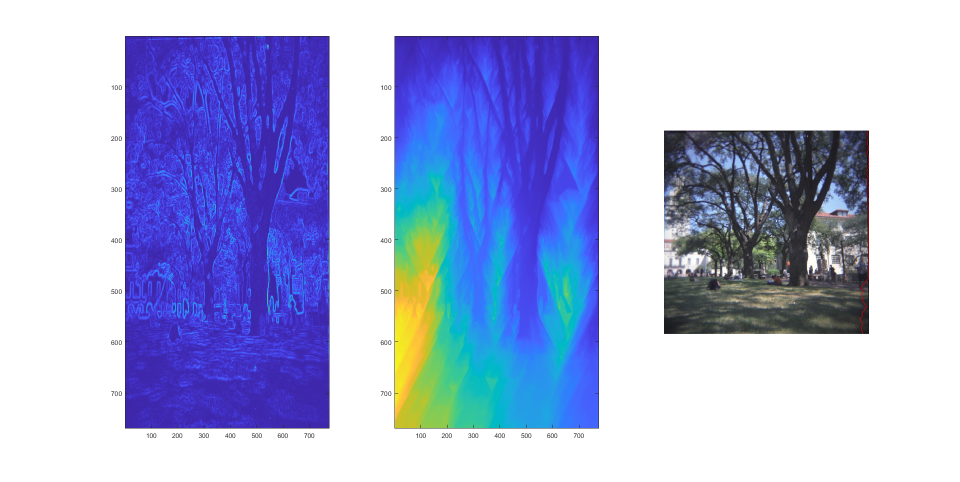
%> input picture CS 1674/gol6-hw2/mall_energy.png, 1920 x 963 px, given in place of woman_happy.png, which was not available (shown at 1/2 size)
$ octave hybrid_image.m   (GNU Octave 9; MATLAB toolbox functions it lacks are replaced by stand-ins)
%> lines starting %> are read from the running program, lines starting %| are printed output that depends on the picture; pictures that were not available may be replaced by others from this repository, and a replacement may not be noted
%Part II: Hybrid Images (10 points)
im1 = imread('woman_happy.png');
%> im1 is the input picture: size 963x1920x3 uint8; mean R, G, B 174.2, 181.5, 221.4
im1 = rgb2gray(im1);
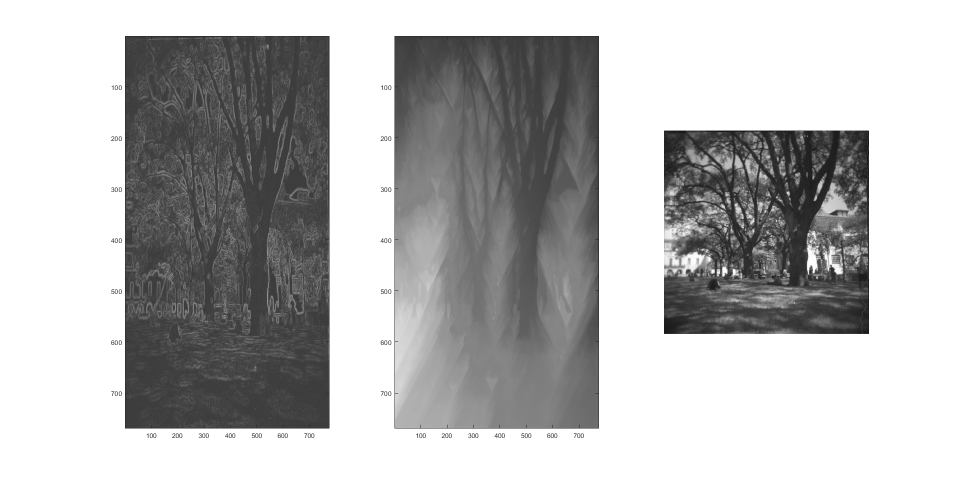
%> im1: size 963x1920 uint8 (shown at 1/2 size); min 20, max 255, mean 183.8
im1 = imresize(im1, [512 512]);
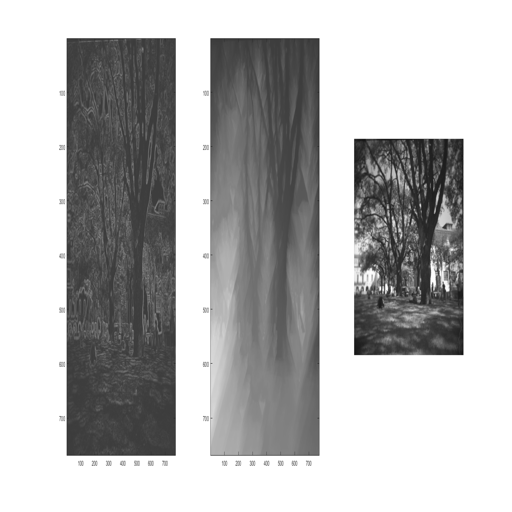
%> im1: size 512x512 uint8; min 15, max 255, mean 183.8

im2 = imread('woman_neutral.png');
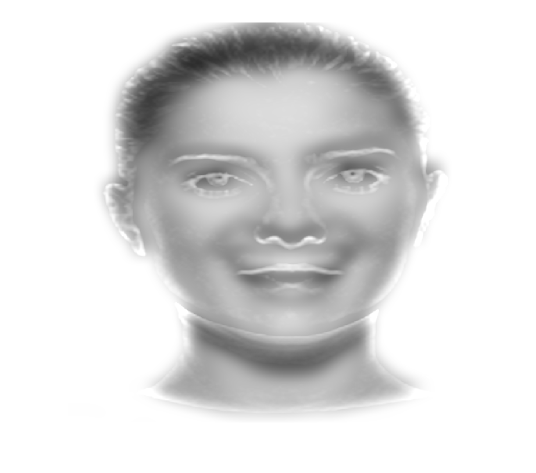
%> input picture CS 1674/gol6-hw2/hybrid.png, 1072 x 945 px, given in place of woman_neutral.png, which was not available (shown at 1/2 size)
%> im2 is the input picture: size 945x1072x3 uint8; min 45, max 255, mean 220.9
im2 = rgb2gray(im2);
%> im2: size 945x1072 uint8
im2 = imresize(im2, [512 512]);
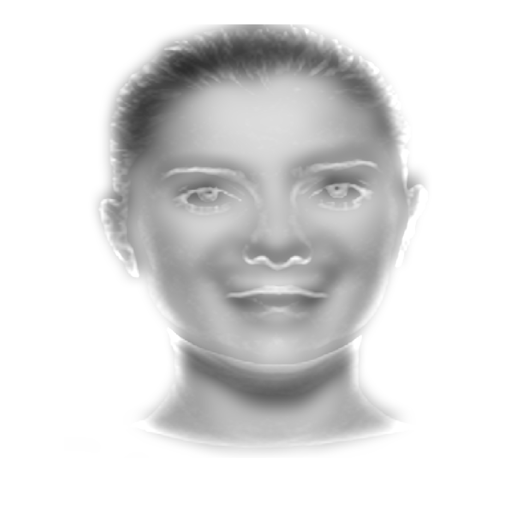
%> im2: size 512x512 uint8; min 45, max 255, mean 220.9
%Apply a Gaussian filter to both, using e.g. imgaussfilt(im1, 10, 'FilterSize', 31).
%Save the results as im1_blur, im2_blur.
im1_blur = imgaussfilt(im1, 10, 'FilterSize', 31);
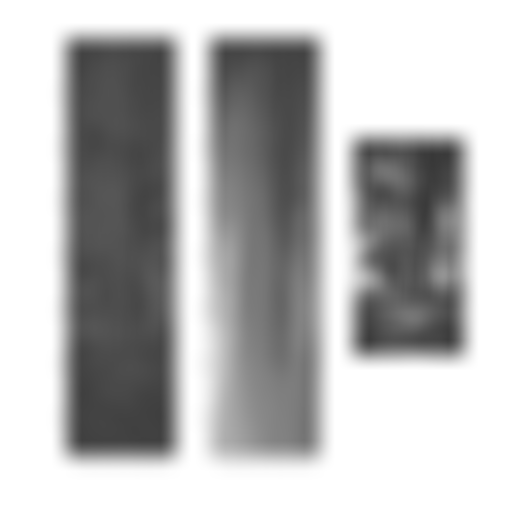
%> im1_blur: size 512x512 uint8; min 56, max 255, mean 183.8
im2_blur = imgaussfilt(im2, 10, 'FilterSize', 31);
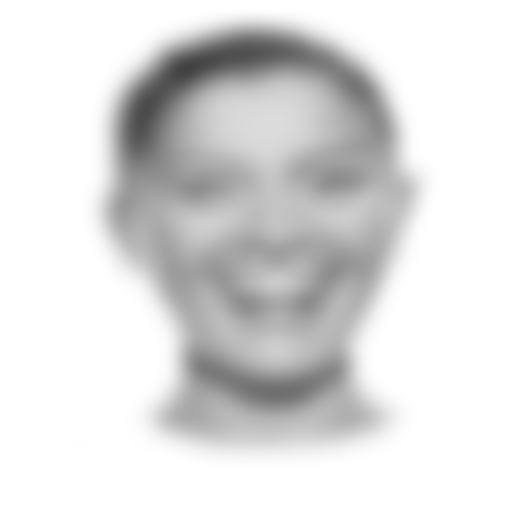
%> im2_blur: size 512x512 uint8; min 65, max 255, mean 221
%Obtain the detail image, by subtracting im2_blur from im2, and save the result as im2_detail.
im2_detail = im2_blur - im2;
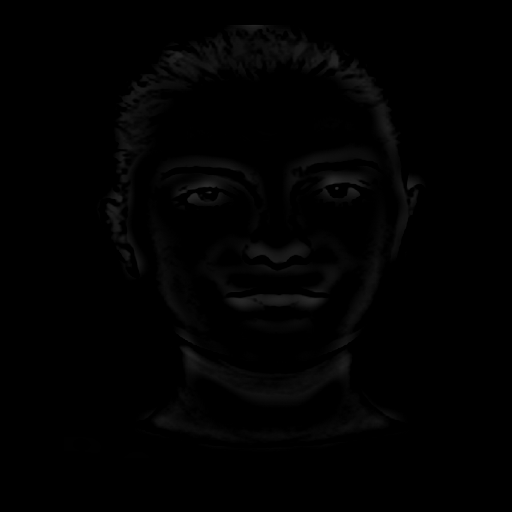
%> im2_detail: size 512x512 uint8; min 0, max 47, mean 1.8

figure;
hybrid = im1_blur + im2_detail;
imshow(hybrid);
saveas(gcf, 'hybrid.png');
